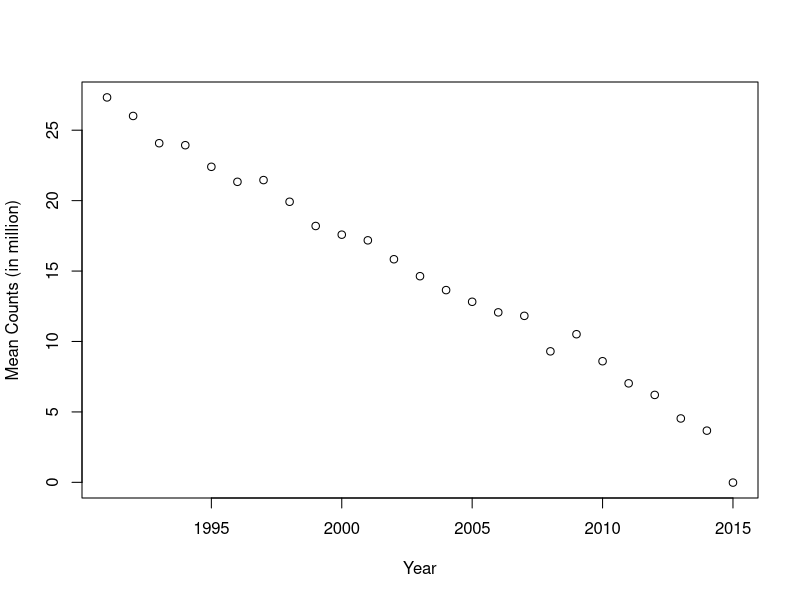
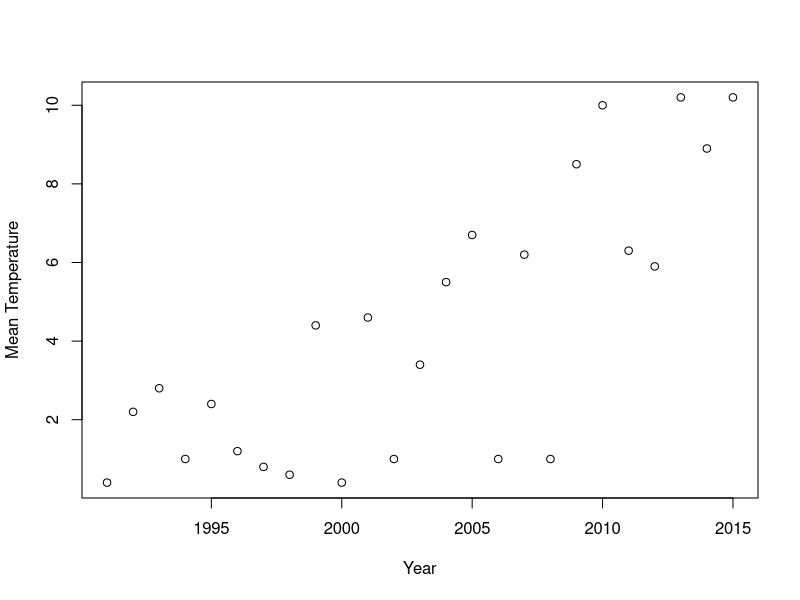
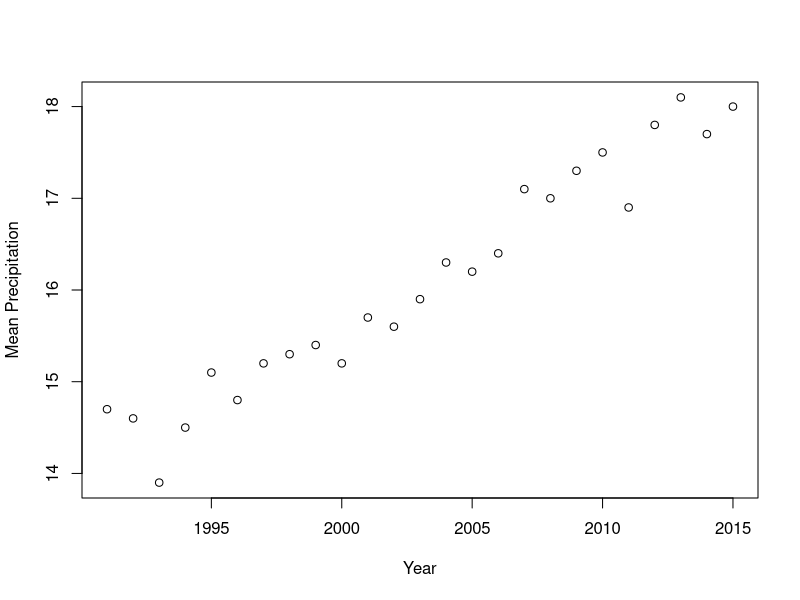
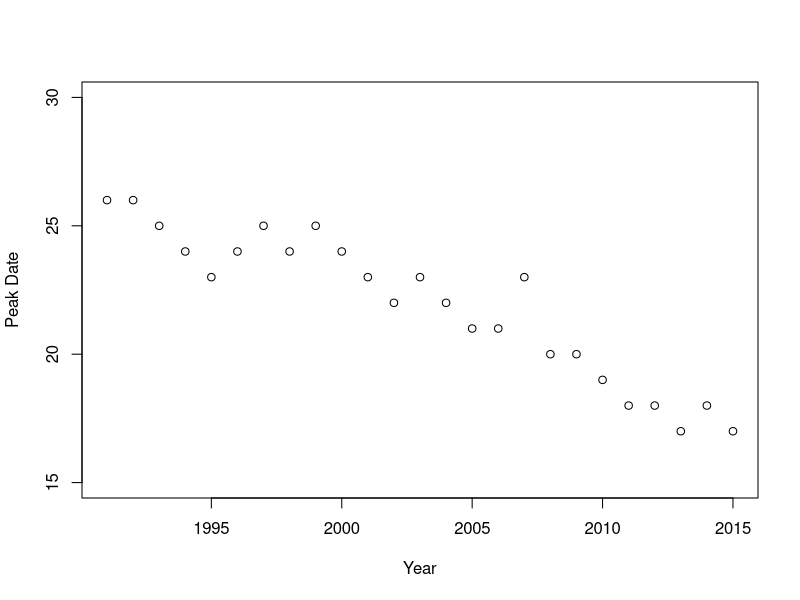

Recreate these plots in R, in order.
## ---- chunk 1
set.seed(44)
abun <- c(26:3, -1)
ab_ran <- abun + rnorm(25, 1, 0.5)
years <- c(1991:2015)
plot(ab_ran~years, xlab = 'Year', ylab="Mean Counts (in million)")
## ---- chunk 2
temp <- c(14.7, 14.6, 13.9, 14.5, 15.1, 14.8, 15.2, 15.3, 15.4, 15.2, 15.7, 15.6, 15.9, 16.3, 16.2, 16.4, 17.1, 17.0, 17.3, 17.5, 16.9, 17.8, 18.1, 17.7, 18.0) 
pre <- c(0.4, 2.2, 2.8, 1.0, 2.4, 1.2, 0.8, 0.6, 4.4, 0.4, 4.6, 1.0, 3.4, 5.5, 6.7, 1.0, 6.2, 1.0, 8.5, 10.0, 6.3, 5.9, 10.2, 8.9, 10.2)
year <- c(1991:2015)
library(ggplot2)

plot(pre~year, xlab = 'Year', ylab="Mean Temperature")
plot(temp~year, xlab = 'Year', ylab="Mean Precipitation")
## ---- chunk 3
set.seed(44)
peak <- c(26, 26, 25, 24, 23, 24, 25, 24, 25, 24, 23, 22, 23, 22, 21, 21, 23, 20, 20, 19, 18, 18, 17, 18, 17)
years <- c(1991:2015)
plot(peak~years, xlab = 'Year', ylab="Peak Date", ylim=c(15,30))
